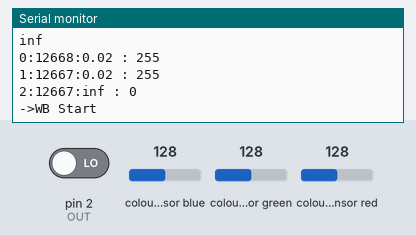
The sketch below on a simulated Arduino Uno, built with avr-gcc and run on an emulated ATmega328P. Shown: the last lines printed to the serial monitor. Wiring (inferred from the names in the program): TCS3200 colour sensor: output pin 2; S2 pin 4; S3 pin 3; S0 pin 6; S1 pin 5. The inputs (shaded band) are chosen by the test bench; at power-on: colour sensor blue 128, colour sensor green 128, colour sensor red 128, pin 2 (OUT) LOW.

Above: at 5.2 s.
5.3 s: colour sensor blue set to 5
At 6.6 s:
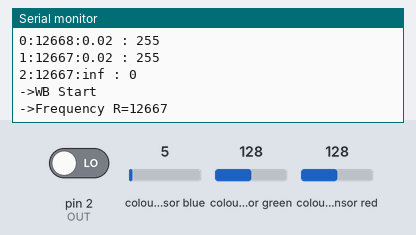
6.8 s: colour sensor green set to 5
At 7.8 s:
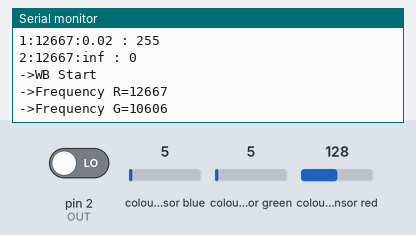
8.3 s: colour sensor red set to 5
At 12.8 s:
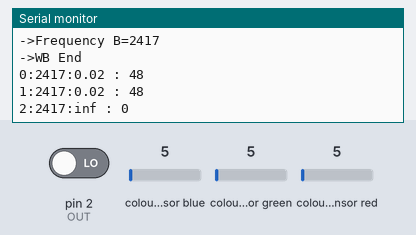
Timing chart, 0 to 14.3 s (numbered marks = the images above; inputs shaded):
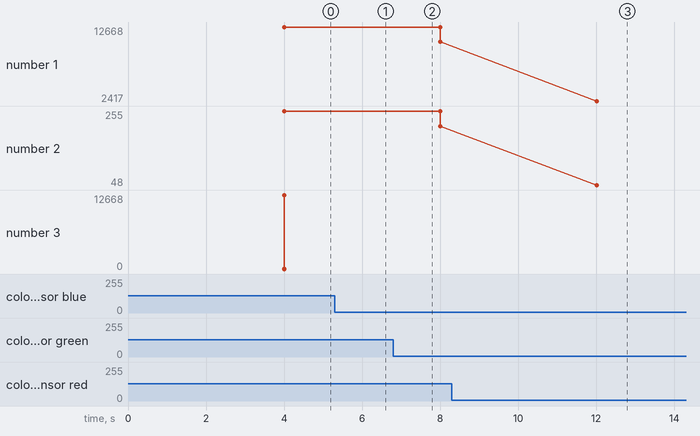

The sketch:

tcs3200_orig.ino
```cpp
/***************
Arduino UNO                                Color Sensor
Digital 6                 -                     S0
Digital 5                 -                     S1
Digital 4                 -                    S2
Digital 3                 -                     S3
Digital 2                 -                     OUT
VCC                      -                     VCC
GND                      -                    GND*/

#include <TimerOne.h>

#define S0     6   // Please notice the Pin's define
#define S1     5
#define S2     4
#define S3     3
#define OUT    2

int   g_count = 0;    // count the frequecy
int   g_array[3];     // store the RGB value
int   g_flag = 0;     // filter of RGB queue
float g_SF[3];        // save the RGB Scale factor


// Init TSC230 and setting Frequency.
void TSC_Init()
{
  pinMode(S0, OUTPUT);
  pinMode(S1, OUTPUT);
  pinMode(S2, OUTPUT);
  pinMode(S3, OUTPUT);
  pinMode(OUT, INPUT);

  digitalWrite(S0, LOW);  // OUTPUT FREQUENCY SCALING 2%
  digitalWrite(S1, HIGH);
}

// Select the filter color
void TSC_FilterColor(int Level01, int Level02)
{
  if(Level01 != 0)
    Level01 = HIGH;

  if(Level02 != 0)
    Level02 = HIGH;

  digitalWrite(S2, Level01);
  digitalWrite(S3, Level02);
}

void TSC_Count()
{
  g_count ++ ;
}

void TSC_Callback()
{
  switch(g_flag)
  {
    case 0:
         Serial.println("->WB Start");
         TSC_WB(LOW, LOW);              //Filter without Red
         break;
    case 1:
         Serial.print("->Frequency R=");
         Serial.println(g_count);
         g_array[0] = g_count;
         TSC_WB(HIGH, HIGH);            //Filter without Green
         break;
    case 2:
         Serial.print("->Frequency G=");
         Serial.println(g_count);
         g_array[1] = g_count;
         TSC_WB(LOW, HIGH);             //Filter without Blue
         break;

    case 3:
         Serial.print("->Frequency B=");
         Serial.println(g_count);
         Serial.println("->WB End");
         g_array[2] = g_count;
         TSC_WB(HIGH, LOW);             //Clear(no filter)
         break;
   default:
         g_count = 0;
         break;
  }
}

void TSC_WB(int Level0, int Level1)      //White Balance
{
  g_count = 0;
  g_flag ++;
  TSC_FilterColor(Level0, Level1);
  Timer1.setPeriod(1000000);             // set 1s period
}

void setup()
{
  TSC_Init();
  Serial.begin(115200);
  Timer1.initialize();             // defaulte is 1s
  Timer1.attachInterrupt(TSC_Callback);
  attachInterrupt(0, TSC_Count, RISING);

  delay(4000);

  for(int i=0; i<3; i++)
    Serial.println(g_array[i]);

  g_SF[0] = 255.0/ g_array[0];     //R Scale factor
  g_SF[1] = 255.0/ g_array[1] ;    //G Scale factor
  g_SF[2] = 255.0/ g_array[2] ;    //B Scale factor

  Serial.println(g_SF[0]);
  Serial.println(g_SF[1]);
  Serial.println(g_SF[2]);

}

void loop()
{
   g_flag = 0;
   for(int i=0; i<3; i++){
     Serial.print(i);
     Serial.print(":");
     Serial.print(g_array[i]);
     Serial.print(":");
     Serial.print(g_SF[i]);
     Serial.print(" : ");
     Serial.print(int(g_array[i] * g_SF[i]));
     Serial.println();
   }
   delay(4000);

}
```

Measured:
- after the input at 6.8 s, the serial monitor: prints a new line after 0.20 s (image 2)
- after the input at 8.3 s, the serial monitor: prints a new line after 1.7 s (image 3)
- plotted number 1: 12667 → 10606 after the input at 6.8 s
- plotted number 2: 255 → 213 after the input at 6.8 s
